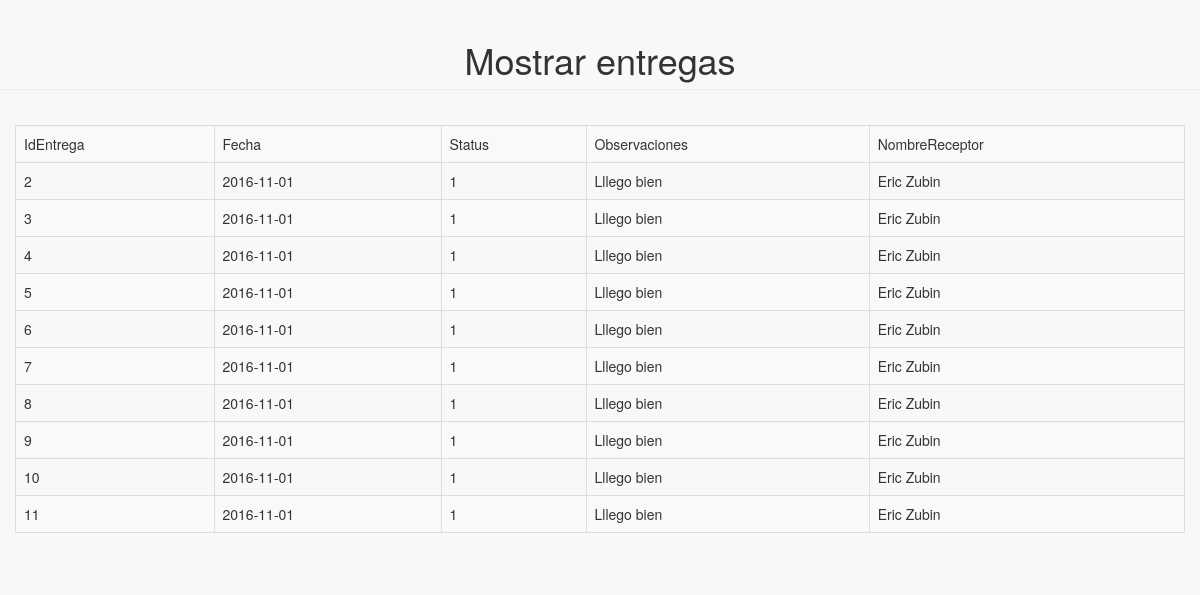
Screenshot of /MostrarLOGEntregas.php with the database file from the repository.
### tables this page shows
CREATE TABLE `logentregas` (
  `IdEntrega` int(6) NOT NULL,
  `Fecha` date NOT NULL,
  `Status` tinyint(1) DEFAULT NULL,
  `Observaciones` varchar(80) DEFAULT NULL,
  `NombreReceptor` varchar(80) DEFAULT NULL
);

### MostrarLOGEntregas.php (the view, shortened to what this page needs)
<?php require_once('Connections/localhost.php'); ?>
<?php
$maxRows_R16 = 10;
$pageNum_R16 = 0;
$startRow_R16 = $pageNum_R16 * $maxRows_R16;
$query_R16 = "SELECT * FROM logentregas";
$query_limit_R16 = sprintf("%s LIMIT %d, %d", $query_R16, $startRow_R16, $maxRows_R16);
$R16 = mysql_query($query_limit_R16, $localhost) or die(mysql_error());
$row_R16 = mysql_fetch_assoc($R16);
?><!DOCTYPE html PUBLIC "-//W3C//DTD XHTML 1.0 Transitional//EN" "http://www.w3.org/TR/xhtml1/DTD/xhtml1-transitional.dtd">
<html xmlns="http://www.w3.org/1999/xhtml">
<head>
    <link href="vendor/bootstrap/css/bootstrap.min.css" rel="stylesheet">
    <link href="vendor/metisMenu/metisMenu.min.css" rel="stylesheet">
    <link href="dist/css/sb-admin-2.css" rel="stylesheet">
    <link href="vendor/font-awesome/css/font-awesome.min.css" rel="stylesheet" type="text/css">
</head>
<body>
<div align="center">
                    <h1 class="page-header">Mostrar entregas</h1>
</div>
<div align="center" class="panel-body">
<div  class="table-responsive">
<form id="form1" name="form1" method="post" action=""  >
  <table border="1" class="table table-striped table-bordered table-hover">
    <tr>
      <td>IdEntrega</td>
      <td>Fecha</td>
      <td>Status</td>
      <td>Observaciones</td>
      <td>NombreReceptor</td>
    </tr>
    <?php do { ?>
      <tr>
        <td><?php echo $row_R16['IdEntrega']; ?></td>
        <td><?php echo $row_R16['Fecha']; ?></td>
        <td><?php echo $row_R16['Status']; ?></td>
        <td><?php echo $row_R16['Observaciones']; ?></td>
        <td><?php echo $row_R16['NombreReceptor']; ?></td>
      </tr>
      <?php } while ($row_R16 = mysql_fetch_assoc($R16)); ?>
  </table>
</form>
</div>
</div>
</body>
</html>

### rows the page displays
logentregas: IdEntrega "2", Fecha "2016-11-01", Status "1", Observaciones "Lllego bien", NombreReceptor "Eric Zubin"
logentregas: IdEntrega "3", Fecha "2016-11-01", Status "1", Observaciones "Lllego bien", NombreReceptor "Eric Zubin"
logentregas: IdEntrega "4", Fecha "2016-11-01", Status "1", Observaciones "Lllego bien", NombreReceptor "Eric Zubin"
logentregas: IdEntrega "5", Fecha "2016-11-01", Status "1", Observaciones "Lllego bien", NombreReceptor "Eric Zubin"
logentregas: IdEntrega "6", Fecha "2016-11-01", Status "1", Observaciones "Lllego bien", NombreReceptor "Eric Zubin"
logentregas: IdEntrega "7", Fecha "2016-11-01", Status "1", Observaciones "Lllego bien", NombreReceptor "Eric Zubin"
logentregas: IdEntrega "8", Fecha "2016-11-01", Status "1", Observaciones "Lllego bien", NombreReceptor "Eric Zubin"
logentregas: IdEntrega "9", Fecha "2016-11-01", Status "1", Observaciones "Lllego bien", NombreReceptor "Eric Zubin"
logentregas: IdEntrega "10", Fecha "2016-11-01", Status "1", Observaciones "Lllego bien", NombreReceptor "Eric Zubin"
logentregas: IdEntrega "11", Fecha "2016-11-01", Status "1", Observaciones "Lllego bien", NombreReceptor "Eric Zubin"
